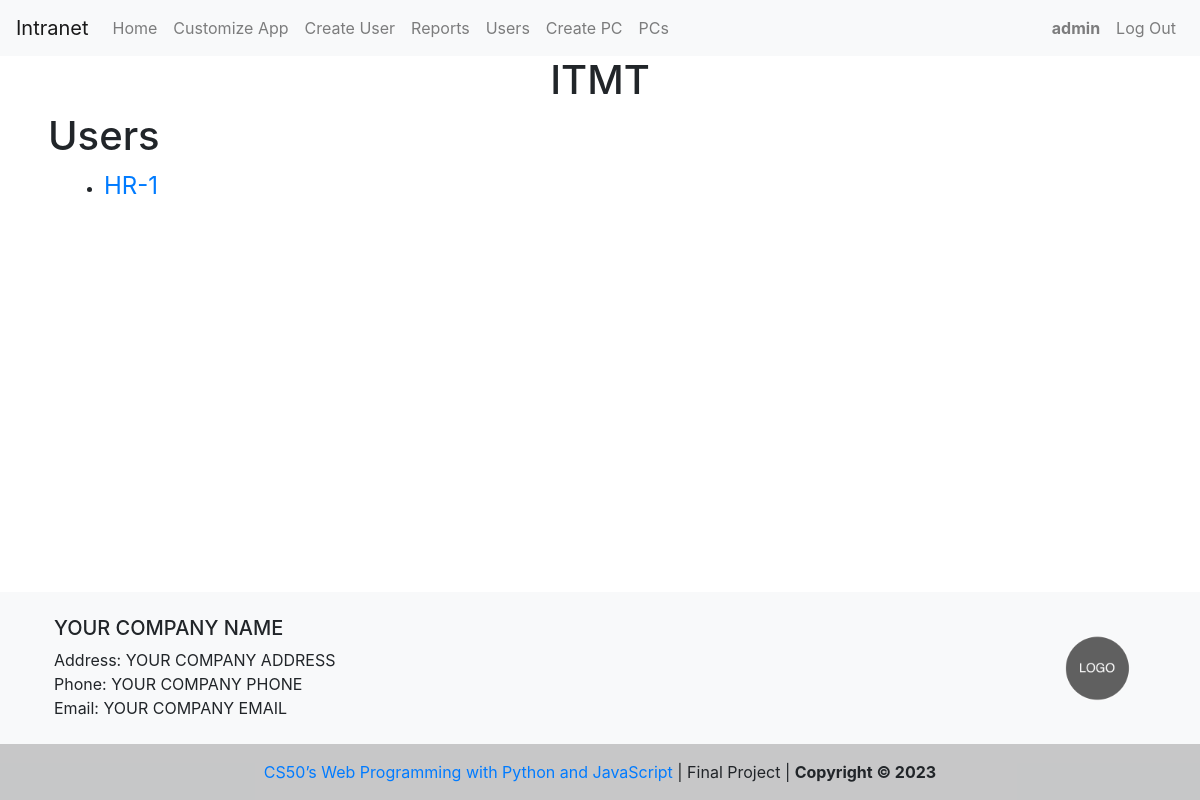
Page /pcs (signed in) on the committed database.
### capstone/models.py (models this page shows)
class User(AbstractUser):
    pass

class Computer(models.Model):
    created_at = models.DateTimeField(auto_now_add=True)
    responsible = models.CharField(max_length=255, default="")
    department = models.CharField(max_length=255)
    seal_number = models.CharField(max_length=255, unique=True)
    computer_name = models.CharField(max_length=255)
    inventory_number_pc = models.CharField(max_length=255)
    motherboard_brand = models.CharField(max_length=255)
    motherboard_model = models.CharField(max_length=255)
    motherboard_serial_number = models.CharField(max_length=255, unique=True)
    hard_disk_brand = models.CharField(max_length=255)
    hard_disk_model = models.CharField(max_length=255)
    hard_disk_serial_number = models.CharField(max_length=255, unique=True)
    ram_memory_brand = models.CharField(max_length=255)
    ram_memory_model = models.CharField(max_length=255)
    ram_memory_serial_number = models.CharField(max_length=255, unique=True)
    microprocessor_brand = models.CharField(max_length=255)
    microprocessor_model = models.CharField(max_length=255)
    microprocessor_serial_number = models.CharField(max_length=255, unique=True)
    psu_internal_brand = models.CharField(max_length=255)
    psu_internal_model = models.CharField(max_length=255)
    psu_internal_serial_number = models.CharField(max_length=255, unique=True)
    cd_dvd_reader_brand = models.CharField(max_length=255)
    cd_dvd_reader_model = models.CharField(max_length=255)
    cd_dvd_reader_serial_number = models.CharField(max_length=255, unique=True)
    monitor_brand = models.CharField(max_length=255)
    monitor_model = models.CharField(max_length=255)
    monitor_serial_number = models.CharField(max_length=255, unique=True)
    monitor_inventory_number = models.CharField(max_length=255)
    keyboard_brand = models.CharField(max_length=255)
    keyboard_model = models.CharField(max_length=255)
    keyboard_serial_number = models.CharField(max_length=255, unique=True)
    keyboard_inventory_number = models.CharField(max_length=255)
    mouse_brand = models.CharField(max_length=255)
    mouse_model = models.CharField(max_length=255)
    mouse_serial_number = models.CharField(max_length=255, unique=True)
    mouse_inventory_number = models.CharField(max_length=255)
    speakers_brand = models.CharField(max_length=255)
    speakers_model = models.CharField(max_length=255)
    speakers_serial_number = models.CharField(max_length=255, unique=True)
    speakers_inventory_number = models.CharField(max_length=255)
    printer_brand = models.CharField(max_length=255)
    printer_model = models.CharField(max_length=255)
    printer_serial_number = models.CharField(max_length=255, unique=True)
    printer_inventory_number = models.CharField(max_length=255)
    psu_external_brand = models.CharField(max_length=255)
    psu_external_model = models.CharField(max_length=255)
    psu_external_serial_number = models.CharField(max_length=255, unique=True)
    psu_external_inventory_number = models.CharField(max_length=255)

class Footer(models.Model):
    company_name = models.CharField(max_length=255)
    company_address = models.CharField(max_length=255)
    company_phone = models.CharField(max_length=20)
    company_email = models.EmailField(default="")
    company_avatar = models.ImageField(upload_to="company_logo/")

### capstone/views.py (the view)
# urls.py: path("pcs", views.pcs, name="pcs"),
@login_required
def pcs(request):
    pcs = Computer.objects.all().order_by("-department", "computer_name")
    return render(request, "capstone/pcs.html", {"pcs": pcs})

### capstone/context_processors.py (called while the page is built)
def footer_processor(request):
    footer = Footer.objects.first()
    return {
        "company_name": footer.company_name,
        "company_address": footer.company_address,
        "company_phone": footer.company_phone,
        "company_email": footer.company_email,
        "company_avatar": footer.company_avatar,
    }

### capstone/templates/capstone/pcs.html
{% extends "capstone/layout.html" %}
{% block body %}
{% if user.is_authenticated %}
{% if user.username == 'admin' %}
<div class="ml-5 mr-5">
    <h1>Users</h1>
    <ul class="ml-3">
      {% for pc in pcs %}
      <li>
        <a class=' text-decoration-none fs-24' href="{% url 'pc_profile' pc.computer_name %}">{{ pc.computer_name }}</a>
      </li>
      {% endfor %}
    </ul>
  </div>
{% endif %}
{% endif %}
{% endblock %}

### capstone/templates/capstone/layout.html (shortened to what this page needs)
{% load static %}
<!DOCTYPE html>
<html lang="en">
  <head>
    <link
      rel="stylesheet"
      href="https://cdn.jsdelivr.net/npm/intl-tel-input@18.1.1/build/css/intlTelInput.css"
    />
    <link
      rel="stylesheet"
      href="https://stackpath.bootstrapcdn.com/bootstrap/4.4.1/css/bootstrap.min.css"
    />
    <link href="{% static 'capstone/styles.css' %}" rel="stylesheet" />
  </head>
  <body>
    <nav class="navbar navbar-expand-lg navbar-light bg-light">
      <a class="navbar-brand" href="{{ company_intranet|default:'#'}}" rel="noopener noreferrer" target="{{ company_intranet|yesno:'blank' }}">Intranet</a>
      <div class="navbar-collapse">
        <ul class="navbar-nav mr-auto">
          {% if user.is_authenticated %}
          <li class="nav-item">
            <a class="nav-link" href="{% url 'index' %}">Home</a>
          </li>
          <li class="nav-item">
            {% if user.username == 'admin' %}
            <a class="nav-link" href="{% url 'customize_app' %}">Customize App</a>
          </li>
          <li class="nav-item">
            <a class="nav-link" href="{% url 'create_user' %}">Create User </a>
          </li>
          <li class="nav-item">
            <a class="nav-link" href="{% url 'reports' %}">Reports</a>
          </li>
          <li class="nav-item">
            <a class="nav-link" href="{% url 'users' %}">Users</a>
          </li>
          <li class="nav-item">
            <a class="nav-link" href="{% url 'create_pc' %}">Create PC</a>
          </li>
          <li class="nav-item">
            <a class="nav-link" href="{% url 'pcs' %}">PCs</a>
          </li>
          {% endif %}
        </ul>
        <ul class="navbar-nav ml-auto">
          <li class="nav-item">
            <a class="nav-link" href="#"
              ><strong>{{ user.username }}</strong></a
            >
          </li>
          <li class="nav-item">
            <a class="nav-link" href="{% url 'logout' %}">Log Out</a>
          </li>
          {% else %}
          <li class="nav-item">
            <a class="nav-link" href="{% url 'login' %}">Log In</a>
          </li>
        </ul>
        {% endif %}
      </div>
    </nav>
    {% if user.is_authenticated %}
    <h1 class="d-flex justify-content-center">ITMT</h1>
    {% endif %}
    <div class="body content">
      {% block body %}
      {% endblock %}
    </div>
  </body>
  {% include 'capstone/footer.html' %}
</html>

### capstone/templates/capstone/footer.html
<footer class="bg-light text-lg-start mt-5">
  <div class="container p-4">
    <div class="row">
      <div class="col-lg-6 col-md-12 mb-4 mb-md-0">
        <h5 class="text-uppercase">{{ company_name }}</h5>
        <div>
          <p class="m-0">Address: {{ company_address }}</p>
          <p class="m-0">Phone: {{ company_phone }}</p>
          <p class="m-0">Email: {{ company_email }}</p>
        </div>
      </div>
      <div
        class="col-lg-6 col-md-12 mb-4 mb-md-0 d-flex justify-content-end align-items-center"
      >
      <img src="{{ company_avatar.url|default:'/media/company_logo/logo-placeholder-image.png'}}" alt="{{company_name}} Logo" class="rounded-circle" style="height: 6rem; width: 6rem; object-fit: cover" />
      </div>
    </div>
  </div>
  <div class="text-center p-3 footer">
    <a href="https://cs50.harvard.edu/web/2020/" class="text-decoration-none" target="blank" rel="noopener noreferrer">CS50’s Web Programming with Python and JavaScript</a> | Final Project |
    <b>Copyright © 2023</b>
  </div>
</footer>

### capstone/static/capstone/styles.css (style rules this page uses)
:root { --border-color: #80bdff; --box-shadow: 0 0 0 0.2rem rgba(0, 123, 255, 0.25); }
body { display: flex; min-height: 100vh; flex-direction: column; }
.content { flex: 1; }
.fs-24 { font-size: 24px; }
.footer { background-color: rgba(0, 0, 0, 0.2); }

### rows in the picture
User: username "admin"
Computer: computer_name "HR-1"
Footer: company_name "YOUR COMPANY NAME", company_address "YOUR COMPANY ADDRESS", company_phone "YOUR COMPANY PHONE", company_email "YOUR COMPANY EMAIL"
